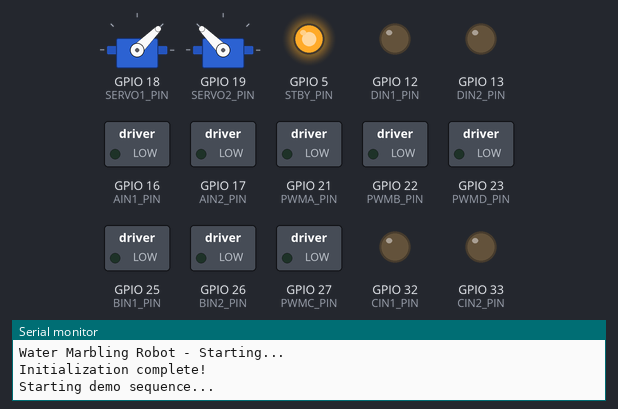
A program run on a simulated ESP32. On the bench: 2 × servo, switched loads named in the program (green lamp = pin HIGH), output pins drawn as LEDs (lit = HIGH), the last lines printed to the serial monitor.

Above: at 0.05 s.
At 1.65 s:
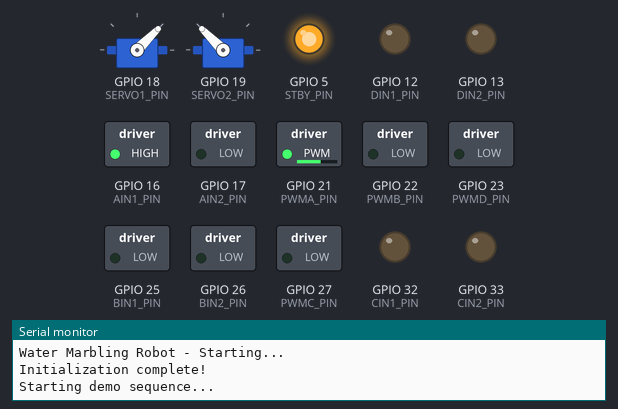
At 3.25 s:
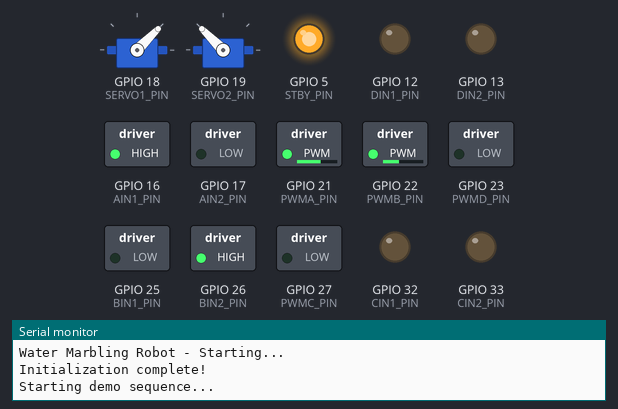
At 6.5 s:
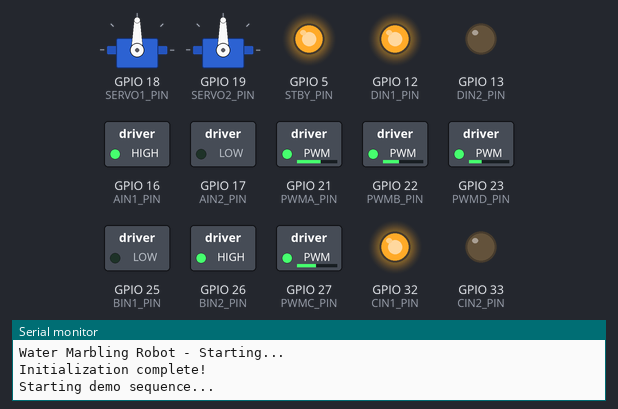
At 13.0 s:
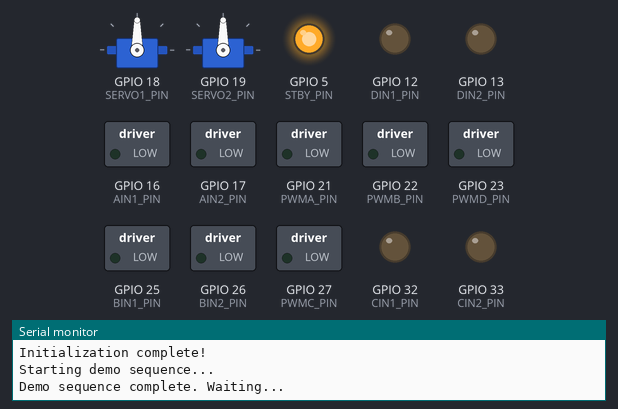
Timing chart, 0 to 16.9 s (numbered marks = the images above):
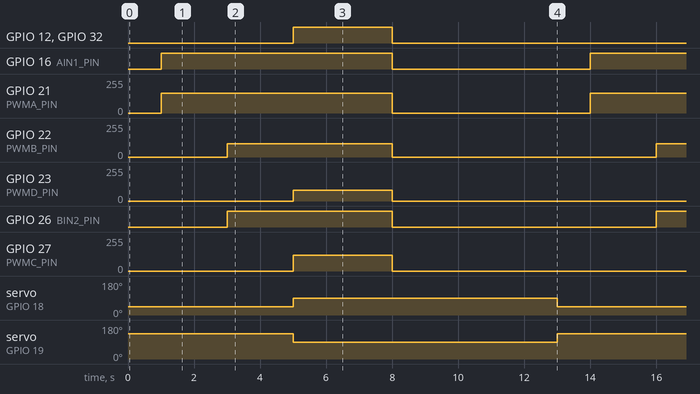

Measured:
- by itself, GPIO 12 (DIN1_PIN), GPIO 32 (CIN1_PIN): alternates HIGH for 3.0 s and LOW for 10.0 s
- by itself, GPIO 16 (AIN1_PIN): alternates HIGH for 7.0 s and LOW for 6.0 s
- by itself, GPIO 21 (PWMA_PIN): alternates 149/255 for 7.0 s and 0/255 for 6.0 s
- by itself, GPIO 22 (PWMB_PIN): alternates 100/255 for 5.0 s and 0/255 for 8.0 s
- by itself, GPIO 23 (PWMD_PIN): alternates 80/255 for 3.0 s and 0/255 for 10.0 s
- by itself, GPIO 26 (BIN2_PIN): alternates HIGH for 5.0 s and LOW for 8.0 s
- by itself, GPIO 27 (PWMC_PIN): alternates 120/255 for 3.0 s and 0/255 for 10.0 s
- by itself, servo on GPIO 18 (SERVO1_PIN): alternates 90° for 8.0 s and 45° for 5.0 s

The program:

main.cpp
```cpp
#include <Arduino.h>
#include <ESP32Servo.h>

// Servo objects
Servo servo1;
Servo servo2;

// Servo pins
const int SERVO1_PIN = 18;
const int SERVO2_PIN = 19;

// TB6612 Motor Driver pins
const int STBY_PIN = 5;

// Motor A (PUMP1)
const int PWMA_PIN = 21;
const int AIN1_PIN = 16;
const int AIN2_PIN = 17;

// Motor B (PUMP2)
const int PWMB_PIN = 22;
const int BIN1_PIN = 25;
const int BIN2_PIN = 26;

// Motor C (PUMP3) - Using second TB6612 or additional pins
const int PWMC_PIN = 27;
const int CIN1_PIN = 32;
const int CIN2_PIN = 33;

// Motor D (PUMP4)
const int PWMD_PIN = 23;
const int DIN1_PIN = 12;
const int DIN2_PIN = 13;

// PWM properties
const int PWM_FREQ = 1000;
const int PWM_RESOLUTION = 8;

void setupTB6612() {
  // Set TB6612 pins as outputs
  pinMode(STBY_PIN, OUTPUT);

  // Motor A pins
  pinMode(PWMA_PIN, OUTPUT);
  pinMode(AIN1_PIN, OUTPUT);
  pinMode(AIN2_PIN, OUTPUT);

  // Motor B pins
  pinMode(PWMB_PIN, OUTPUT);
  pinMode(BIN1_PIN, OUTPUT);
  pinMode(BIN2_PIN, OUTPUT);

  // Motor C pins
  pinMode(PWMC_PIN, OUTPUT);
  pinMode(CIN1_PIN, OUTPUT);
  pinMode(CIN2_PIN, OUTPUT);

  // Motor D pins
  pinMode(PWMD_PIN, OUTPUT);
  pinMode(DIN1_PIN, OUTPUT);
  pinMode(DIN2_PIN, OUTPUT);

  // Enable TB6612
  digitalWrite(STBY_PIN, HIGH);

  // Setup PWM channels
  ledcSetup(0, PWM_FREQ, PWM_RESOLUTION);
  ledcSetup(1, PWM_FREQ, PWM_RESOLUTION);
  ledcSetup(2, PWM_FREQ, PWM_RESOLUTION);
  ledcSetup(3, PWM_FREQ, PWM_RESOLUTION);

  ledcAttachPin(PWMA_PIN, 0);
  ledcAttachPin(PWMB_PIN, 1);
  ledcAttachPin(PWMC_PIN, 2);
  ledcAttachPin(PWMD_PIN, 3);
}

void controlPump(int pumpNumber, int speed, bool direction) {
  if (speed < 0) speed = 0;
  if (speed > 255) speed = 255;

  switch (pumpNumber) {
    case 1: // PUMP1
      digitalWrite(AIN1_PIN, direction);
      digitalWrite(AIN2_PIN, !direction);
      ledcWrite(0, speed);
      break;

    case 2: // PUMP2
      digitalWrite(BIN1_PIN, direction);
      digitalWrite(BIN2_PIN, !direction);
      ledcWrite(1, speed);
      break;

    case 3: // PUMP3
      digitalWrite(CIN1_PIN, direction);
      digitalWrite(CIN2_PIN, !direction);
      ledcWrite(2, speed);
      break;

    case 4: // PUMP4
      digitalWrite(DIN1_PIN, direction);
      digitalWrite(DIN2_PIN, !direction);
      ledcWrite(3, speed);
      break;
  }
}

void stopPump(int pumpNumber) {
  switch (pumpNumber) {
    case 1:
      digitalWrite(AIN1_PIN, LOW);
      digitalWrite(AIN2_PIN, LOW);
      ledcWrite(0, 0);
      break;

    case 2:
      digitalWrite(BIN1_PIN, LOW);
      digitalWrite(BIN2_PIN, LOW);
      ledcWrite(1, 0);
      break;

    case 3:
      digitalWrite(CIN1_PIN, LOW);
      digitalWrite(CIN2_PIN, LOW);
      ledcWrite(2, 0);
      break;

    case 4:
      digitalWrite(DIN1_PIN, LOW);
      digitalWrite(DIN2_PIN, LOW);
      ledcWrite(3, 0);
      break;
  }
}

void stopAllPumps() {
  for (int i = 1; i <= 4; i++) {
    stopPump(i);
  }
}

void setServoPosition(int servoNumber, int angle) {
  if (angle < 0) angle = 0;
  if (angle > 180) angle = 180;

  if (servoNumber == 1) {
    servo1.write(angle);
  } else if (servoNumber == 2) {
    servo2.write(angle);
  }
}

void setup() {
  Serial.begin(115200);
  Serial.println("Water Marbling Robot - Starting...");

  // Initialize servos
  servo1.attach(SERVO1_PIN);
  servo2.attach(SERVO2_PIN);

  // Set servos to center position
  servo1.write(90);
  servo2.write(90);

  // Initialize TB6612
  setupTB6612();

  // Stop all pumps initially
  stopAllPumps();

  Serial.println("Initialization complete!");
}

void loop() {
  // Example control sequence
  Serial.println("Starting demo sequence...");

  // Move servos to different positions
  setServoPosition(1, 45);
  setServoPosition(2, 135);
  delay(1000);

  // Start pump 1 forward
  controlPump(1, 150, true);
  delay(2000);

  // Start pump 2 reverse
  controlPump(2, 100, false);
  delay(2000);

  // Move servos back to center
  setServoPosition(1, 90);
  setServoPosition(2, 90);

  // Start pumps 3 and 4
  controlPump(3, 120, true);
  controlPump(4, 80, true);
  delay(3000);

  // Stop all pumps
  stopAllPumps();

  Serial.println("Demo sequence complete. Waiting...");
  delay(5000);
}
```
